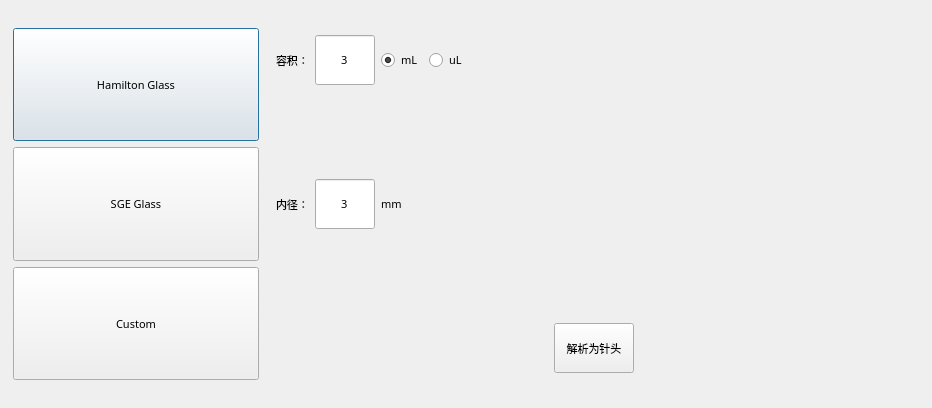
<?xml version="1.0" encoding="UTF-8"?>
<ui version="4.0">
 <class>NeedleSelection</class>
 <widget class="QDialog" name="NeedleSelection">
  <property name="geometry">
   <rect>
    <x>0</x>
    <y>0</y>
    <width>932</width>
    <height>408</height>
   </rect>
  </property>
  <property name="windowTitle">
   <string>Dialog</string>
  </property>
  <layout class="QGridLayout" name="gridLayout">
   <item row="0" column="0">
    <widget class="QWidget" name="widgetLeft" native="true">
     <property name="minimumSize">
      <size>
       <width>250</width>
       <height>356</height>
      </size>
     </property>
     <property name="maximumSize">
      <size>
       <width>250</width>
       <height>356</height>
      </size>
     </property>
     <property name="font">
      <font>
       <family>Microsoft YaHei</family>
       <pointsize>8</pointsize>
      </font>
     </property>
     <layout class="QVBoxLayout" name="verticalLayout">
      <property name="leftMargin">
       <number>2</number>
      </property>
      <property name="topMargin">
       <number>2</number>
      </property>
      <property name="rightMargin">
       <number>2</number>
      </property>
      <property name="bottomMargin">
       <number>2</number>
      </property>
      <item>
       <widget class="QPushButton" name="pushButton">
        <property name="sizePolicy">
         <sizepolicy hsizetype="Minimum" vsizetype="Preferred">
          <horstretch>0</horstretch>
          <verstretch>0</verstretch>
         </sizepolicy>
        </property>
        <property name="minimumSize">
         <size>
          <width>0</width>
          <height>70</height>
         </size>
        </property>
        <property name="font">
         <font>
          <family>Microsoft YaHei</family>
          <pointsize>8</pointsize>
         </font>
        </property>
        <property name="text">
         <string>Hamilton Glass</string>
        </property>
       </widget>
      </item>
      <item>
       <widget class="QPushButton" name="pushButton_2">
        <property name="sizePolicy">
         <sizepolicy hsizetype="Minimum" vsizetype="Preferred">
          <horstretch>0</horstretch>
          <verstretch>0</verstretch>
         </sizepolicy>
        </property>
        <property name="minimumSize">
         <size>
          <width>0</width>
          <height>70</height>
         </size>
        </property>
        <property name="font">
         <font>
          <family>Microsoft YaHei</family>
          <pointsize>8</pointsize>
         </font>
        </property>
        <property name="text">
         <string>SGE Glass</string>
        </property>
       </widget>
      </item>
      <item>
       <widget class="QPushButton" name="pushButton_3">
        <property name="sizePolicy">
         <sizepolicy hsizetype="Minimum" vsizetype="Preferred">
          <horstretch>0</horstretch>
          <verstretch>0</verstretch>
         </sizepolicy>
        </property>
        <property name="minimumSize">
         <size>
          <width>0</width>
          <height>70</height>
         </size>
        </property>
        <property name="font">
         <font>
          <family>Microsoft YaHei</family>
          <pointsize>8</pointsize>
         </font>
        </property>
        <property name="text">
         <string>Custom</string>
        </property>
       </widget>
      </item>
     </layout>
    </widget>
   </item>
   <item row="0" column="1">
    <widget class="QStackedWidget" name="stackedWidget">
     <property name="minimumSize">
      <size>
       <width>0</width>
       <height>356</height>
      </size>
     </property>
     <property name="maximumSize">
      <size>
       <width>16777215</width>
       <height>356</height>
      </size>
     </property>
     <property name="font">
      <font>
       <family>Microsoft YaHei</family>
       <pointsize>8</pointsize>
      </font>
     </property>
     <property name="currentIndex">
      <number>2</number>
     </property>
     <widget class="QWidget" name="page_Hamilton">
      <layout class="QGridLayout" name="gridLayout_3">
       <item row="0" column="0">
        <widget class="QPushButton" name="pushButton_22">
         <property name="minimumSize">
          <size>
           <width>100</width>
           <height>40</height>
          </size>
         </property>
         <property name="font">
          <font>
           <family>Arial</family>
           <pointsize>12</pointsize>
          </font>
         </property>
         <property name="text">
          <string>0.5uL (7000.5</string>
         </property>
        </widget>
       </item>
       <item row="0" column="1">
        <widget class="QPushButton" name="pushButton_21">
         <property name="minimumSize">
          <size>
           <width>100</width>
           <height>40</height>
          </size>
         </property>
         <property name="font">
          <font>
           <family>Arial</family>
           <pointsize>12</pointsize>
          </font>
         </property>
         <property name="text">
          <string>1uL (7001</string>
         </property>
        </widget>
       </item>
       <item row="0" column="2">
        <widget class="QPushButton" name="pushButton_20">
         <property name="minimumSize">
          <size>
           <width>100</width>
           <height>40</height>
          </size>
         </property>
         <property name="font">
          <font>
           <family>Arial</family>
           <pointsize>12</pointsize>
          </font>
         </property>
         <property name="text">
          <string>2uL(7002</string>
         </property>
        </widget>
       </item>
       <item row="1" column="0">
        <widget class="QPushButton" name="pushButton_19">
         <property name="minimumSize">
          <size>
           <width>100</width>
           <height>40</height>
          </size>
         </property>
         <property name="font">
          <font>
           <family>Arial</family>
           <pointsize>12</pointsize>
          </font>
         </property>
         <property name="text">
          <string>5uL(7105</string>
         </property>
        </widget>
       </item>
       <item row="1" column="1">
        <widget class="QPushButton" name="pushButton_25">
         <property name="minimumSize">
          <size>
           <width>100</width>
           <height>40</height>
          </size>
         </property>
         <property name="font">
          <font>
           <family>Arial</family>
           <pointsize>12</pointsize>
          </font>
         </property>
         <property name="text">
          <string>5uL(75</string>
         </property>
        </widget>
       </item>
       <item row="1" column="2">
        <widget class="QPushButton" name="pushButton_24">
         <property name="minimumSize">
          <size>
           <width>100</width>
           <height>40</height>
          </size>
         </property>
         <property name="font">
          <font>
           <family>Arial</family>
           <pointsize>12</pointsize>
          </font>
         </property>
         <property name="text">
          <string>10uL(701</string>
         </property>
        </widget>
       </item>
       <item row="2" column="0">
        <widget class="QPushButton" name="pushButton_4">
         <property name="minimumSize">
          <size>
           <width>100</width>
           <height>40</height>
          </size>
         </property>
         <property name="font">
          <font>
           <family>Arial</family>
           <pointsize>12</pointsize>
          </font>
         </property>
         <property name="text">
          <string>25uL(702</string>
         </property>
        </widget>
       </item>
       <item row="2" column="1">
        <widget class="QPushButton" name="pushButton_23">
         <property name="minimumSize">
          <size>
           <width>100</width>
           <height>40</height>
          </size>
         </property>
         <property name="font">
          <font>
           <family>Arial</family>
           <pointsize>12</pointsize>
          </font>
         </property>
         <property name="text">
          <string>50uL(705</string>
         </property>
        </widget>
       </item>
       <item row="2" column="2">
        <widget class="QPushButton" name="pushButton_5">
         <property name="minimumSize">
          <size>
           <width>100</width>
           <height>40</height>
          </size>
         </property>
         <property name="font">
          <font>
           <family>Arial</family>
           <pointsize>12</pointsize>
          </font>
         </property>
         <property name="text">
          <string>100uL(710</string>
         </property>
        </widget>
       </item>
       <item row="3" column="0">
        <widget class="QPushButton" name="pushButton_6">
         <property name="minimumSize">
          <size>
           <width>100</width>
           <height>40</height>
          </size>
         </property>
         <property name="font">
          <font>
           <family>Arial</family>
           <pointsize>12</pointsize>
          </font>
         </property>
         <property name="text">
          <string>250uL(725</string>
         </property>
        </widget>
       </item>
       <item row="3" column="1">
        <widget class="QPushButton" name="pushButton_7">
         <property name="minimumSize">
          <size>
           <width>100</width>
           <height>40</height>
          </size>
         </property>
         <property name="font">
          <font>
           <family>Arial</family>
           <pointsize>12</pointsize>
          </font>
         </property>
         <property name="text">
          <string>500uL(750</string>
         </property>
        </widget>
       </item>
       <item row="3" column="2">
        <widget class="QPushButton" name="pushButton_8">
         <property name="minimumSize">
          <size>
           <width>100</width>
           <height>40</height>
          </size>
         </property>
         <property name="font">
          <font>
           <family>Arial</family>
           <pointsize>12</pointsize>
          </font>
         </property>
         <property name="text">
          <string>1mL(1001</string>
         </property>
        </widget>
       </item>
       <item row="4" column="0">
        <widget class="QPushButton" name="pushButton_9">
         <property name="minimumSize">
          <size>
           <width>100</width>
           <height>40</height>
          </size>
         </property>
         <property name="font">
          <font>
           <family>Arial</family>
           <pointsize>12</pointsize>
          </font>
         </property>
         <property name="text">
          <string>2.5mL(1002</string>
         </property>
        </widget>
       </item>
       <item row="4" column="1">
        <widget class="QPushButton" name="pushButton_10">
         <property name="minimumSize">
          <size>
           <width>100</width>
           <height>40</height>
          </size>
         </property>
         <property name="font">
          <font>
           <family>Arial</family>
           <pointsize>12</pointsize>
          </font>
         </property>
         <property name="text">
          <string>5mL(1005</string>
         </property>
        </widget>
       </item>
       <item row="4" column="2">
        <widget class="QPushButton" name="pushButton_11">
         <property name="minimumSize">
          <size>
           <width>100</width>
           <height>40</height>
          </size>
         </property>
         <property name="font">
          <font>
           <family>Arial</family>
           <pointsize>12</pointsize>
          </font>
         </property>
         <property name="text">
          <string>10mL(1010</string>
         </property>
        </widget>
       </item>
       <item row="5" column="0">
        <widget class="QPushButton" name="pushButton_12">
         <property name="minimumSize">
          <size>
           <width>100</width>
           <height>40</height>
          </size>
         </property>
         <property name="font">
          <font>
           <family>Arial</family>
           <pointsize>12</pointsize>
          </font>
         </property>
         <property name="text">
          <string>25mL(1025</string>
         </property>
        </widget>
       </item>
       <item row="5" column="1">
        <widget class="QPushButton" name="pushButton_13">
         <property name="minimumSize">
          <size>
           <width>100</width>
           <height>40</height>
          </size>
         </property>
         <property name="font">
          <font>
           <family>Arial</family>
           <pointsize>12</pointsize>
          </font>
         </property>
         <property name="text">
          <string>50mL(1050</string>
         </property>
        </widget>
       </item>
       <item row="6" column="1">
        <widget class="QLabel" name="label_5">
         <property name="text">
          <string/>
         </property>
        </widget>
       </item>
      </layout>
     </widget>
     <widget class="QWidget" name="page_SGE">
      <layout class="QGridLayout" name="gridLayout_2">
       <item row="1" column="2">
        <widget class="QPushButton" name="pushButton_16">
         <property name="sizePolicy">
          <sizepolicy hsizetype="Preferred" vsizetype="Preferred">
           <horstretch>0</horstretch>
           <verstretch>0</verstretch>
          </sizepolicy>
         </property>
         <property name="minimumSize">
          <size>
           <width>180</width>
           <height>39</height>
          </size>
         </property>
         <property name="maximumSize">
          <size>
           <width>180</width>
           <height>39</height>
          </size>
         </property>
         <property name="font">
          <font>
           <family>Arial</family>
           <pointsize>14</pointsize>
          </font>
         </property>
         <property name="text">
          <string>25uL-0.802mm</string>
         </property>
        </widget>
       </item>
       <item row="0" column="1">
        <widget class="QPushButton" name="pushButton_28">
         <property name="sizePolicy">
          <sizepolicy hsizetype="Preferred" vsizetype="Preferred">
           <horstretch>0</horstretch>
           <verstretch>0</verstretch>
          </sizepolicy>
         </property>
         <property name="minimumSize">
          <size>
           <width>180</width>
           <height>39</height>
          </size>
         </property>
         <property name="maximumSize">
          <size>
           <width>180</width>
           <height>39</height>
          </size>
         </property>
         <property name="font">
          <font>
           <family>Arial</family>
           <pointsize>14</pointsize>
          </font>
         </property>
         <property name="text">
          <string>1uL-0.150mm</string>
         </property>
        </widget>
       </item>
       <item row="0" column="2">
        <widget class="QPushButton" name="pushButton_26">
         <property name="sizePolicy">
          <sizepolicy hsizetype="Preferred" vsizetype="Preferred">
           <horstretch>0</horstretch>
           <verstretch>0</verstretch>
          </sizepolicy>
         </property>
         <property name="minimumSize">
          <size>
           <width>180</width>
           <height>39</height>
          </size>
         </property>
         <property name="maximumSize">
          <size>
           <width>180</width>
           <height>39</height>
          </size>
         </property>
         <property name="font">
          <font>
           <family>Arial</family>
           <pointsize>14</pointsize>
          </font>
         </property>
         <property name="text">
          <string>2uL-0.200mm</string>
         </property>
        </widget>
       </item>
       <item row="1" column="0">
        <widget class="QPushButton" name="pushButton_14">
         <property name="sizePolicy">
          <sizepolicy hsizetype="Preferred" vsizetype="Preferred">
           <horstretch>0</horstretch>
           <verstretch>0</verstretch>
          </sizepolicy>
         </property>
         <property name="minimumSize">
          <size>
           <width>180</width>
           <height>39</height>
          </size>
         </property>
         <property name="maximumSize">
          <size>
           <width>180</width>
           <height>39</height>
          </size>
         </property>
         <property name="font">
          <font>
           <family>Arial</family>
           <pointsize>14</pointsize>
          </font>
         </property>
         <property name="text">
          <string>5uL-0.350mm</string>
         </property>
        </widget>
       </item>
       <item row="0" column="0">
        <widget class="QPushButton" name="pushButton_27">
         <property name="sizePolicy">
          <sizepolicy hsizetype="Preferred" vsizetype="Preferred">
           <horstretch>0</horstretch>
           <verstretch>0</verstretch>
          </sizepolicy>
         </property>
         <property name="minimumSize">
          <size>
           <width>180</width>
           <height>39</height>
          </size>
         </property>
         <property name="maximumSize">
          <size>
           <width>180</width>
           <height>39</height>
          </size>
         </property>
         <property name="font">
          <font>
           <family>Arial</family>
           <pointsize>14</pointsize>
          </font>
         </property>
         <property name="text">
          <string>0.5uL-0.100mm</string>
         </property>
        </widget>
       </item>
       <item row="1" column="1">
        <widget class="QPushButton" name="pushButton_15">
         <property name="sizePolicy">
          <sizepolicy hsizetype="Preferred" vsizetype="Preferred">
           <horstretch>0</horstretch>
           <verstretch>0</verstretch>
          </sizepolicy>
         </property>
         <property name="minimumSize">
          <size>
           <width>180</width>
           <height>39</height>
          </size>
         </property>
         <property name="maximumSize">
          <size>
           <width>180</width>
           <height>39</height>
          </size>
         </property>
         <property name="font">
          <font>
           <family>Arial</family>
           <pointsize>14</pointsize>
          </font>
         </property>
         <property name="text">
          <string>10uL-0.500mm</string>
         </property>
        </widget>
       </item>
       <item row="2" column="0">
        <widget class="QPushButton" name="pushButton_17">
         <property name="sizePolicy">
          <sizepolicy hsizetype="Preferred" vsizetype="Preferred">
           <horstretch>0</horstretch>
           <verstretch>0</verstretch>
          </sizepolicy>
         </property>
         <property name="minimumSize">
          <size>
           <width>180</width>
           <height>39</height>
          </size>
         </property>
         <property name="maximumSize">
          <size>
           <width>180</width>
           <height>39</height>
          </size>
         </property>
         <property name="font">
          <font>
           <family>Arial</family>
           <pointsize>14</pointsize>
          </font>
         </property>
         <property name="text">
          <string>50uL-1.102mm</string>
         </property>
        </widget>
       </item>
       <item row="2" column="1">
        <widget class="QPushButton" name="pushButton_18">
         <property name="sizePolicy">
          <sizepolicy hsizetype="Preferred" vsizetype="Preferred">
           <horstretch>0</horstretch>
           <verstretch>0</verstretch>
          </sizepolicy>
         </property>
         <property name="minimumSize">
          <size>
           <width>180</width>
           <height>39</height>
          </size>
         </property>
         <property name="maximumSize">
          <size>
           <width>180</width>
           <height>39</height>
          </size>
         </property>
         <property name="font">
          <font>
           <family>Arial</family>
           <pointsize>14</pointsize>
          </font>
         </property>
         <property name="text">
          <string>100uL-1.598mm</string>
         </property>
        </widget>
       </item>
       <item row="3" column="0">
        <spacer name="verticalSpacer">
         <property name="orientation">
          <enum>Qt::Vertical</enum>
         </property>
         <property name="sizeHint" stdset="0">
          <size>
           <width>20</width>
           <height>40</height>
          </size>
         </property>
        </spacer>
       </item>
      </layout>
     </widget>
     <widget class="QWidget" name="page_custom">
      <layout class="QVBoxLayout" name="verticalLayout_3">
       <item>
        <layout class="QHBoxLayout" name="horizontalLayout">
         <item>
          <widget class="QLabel" name="label_12">
           <property name="font">
            <font>
             <family>Microsoft YaHei</family>
             <pointsize>8</pointsize>
            </font>
           </property>
           <property name="text">
            <string>容积：</string>
           </property>
          </widget>
         </item>
         <item>
          <widget class="Custom_LineEdit" name="lineEdit_volume">
           <property name="minimumSize">
            <size>
             <width>60</width>
             <height>50</height>
            </size>
           </property>
           <property name="maximumSize">
            <size>
             <width>60</width>
             <height>16777215</height>
            </size>
           </property>
           <property name="font">
            <font>
             <family>Microsoft YaHei</family>
             <pointsize>8</pointsize>
            </font>
           </property>
           <property name="text">
            <string>3</string>
           </property>
           <property name="alignment">
            <set>Qt::AlignCenter</set>
           </property>
          </widget>
         </item>
         <item>
          <widget class="QRadioButton" name="radioButton_mL">
           <property name="font">
            <font>
             <family>Microsoft YaHei</family>
             <pointsize>8</pointsize>
            </font>
           </property>
           <property name="text">
            <string>mL</string>
           </property>
           <property name="checked">
            <bool>true</bool>
           </property>
          </widget>
         </item>
         <item>
          <widget class="QRadioButton" name="radioButton_uL">
           <property name="sizePolicy">
            <sizepolicy hsizetype="Expanding" vsizetype="Fixed">
             <horstretch>0</horstretch>
             <verstretch>0</verstretch>
            </sizepolicy>
           </property>
           <property name="font">
            <font>
             <family>Microsoft YaHei</family>
             <pointsize>8</pointsize>
            </font>
           </property>
           <property name="text">
            <string>uL</string>
           </property>
           <property name="checked">
            <bool>false</bool>
           </property>
          </widget>
         </item>
        </layout>
       </item>
       <item>
        <layout class="QHBoxLayout" name="horizontalLayout_2">
         <item>
          <widget class="QLabel" name="label_11">
           <property name="font">
            <font>
             <family>Microsoft YaHei</family>
             <pointsize>8</pointsize>
            </font>
           </property>
           <property name="text">
            <string>内径：</string>
           </property>
          </widget>
         </item>
         <item>
          <widget class="Custom_LineEdit" name="lineEdit_diameter">
           <property name="minimumSize">
            <size>
             <width>60</width>
             <height>50</height>
            </size>
           </property>
           <property name="maximumSize">
            <size>
             <width>60</width>
             <height>16777215</height>
            </size>
           </property>
           <property name="font">
            <font>
             <family>Microsoft YaHei</family>
             <pointsize>8</pointsize>
            </font>
           </property>
           <property name="text">
            <string>3</string>
           </property>
           <property name="alignment">
            <set>Qt::AlignCenter</set>
           </property>
          </widget>
         </item>
         <item>
          <widget class="QLabel" name="label_13">
           <property name="sizePolicy">
            <sizepolicy hsizetype="Expanding" vsizetype="Preferred">
             <horstretch>0</horstretch>
             <verstretch>0</verstretch>
            </sizepolicy>
           </property>
           <property name="minimumSize">
            <size>
             <width>0</width>
             <height>50</height>
            </size>
           </property>
           <property name="font">
            <font>
             <family>Microsoft YaHei</family>
             <pointsize>8</pointsize>
            </font>
           </property>
           <property name="text">
            <string>mm</string>
           </property>
          </widget>
         </item>
        </layout>
       </item>
       <item>
        <layout class="QHBoxLayout" name="horizontalLayout_3">
         <item>
          <spacer name="horizontalSpacer">
           <property name="font">
            <font>
             <family>Microsoft YaHei</family>
             <pointsize>8</pointsize>
            </font>
           </property>
           <property name="orientation">
            <enum>Qt::Horizontal</enum>
           </property>
           <property name="sizeHint" stdset="0">
            <size>
             <width>40</width>
             <height>20</height>
            </size>
           </property>
          </spacer>
         </item>
         <item>
          <widget class="QPushButton" name="pushButton_cal">
           <property name="minimumSize">
            <size>
             <width>0</width>
             <height>50</height>
            </size>
           </property>
           <property name="font">
            <font>
             <family>Microsoft YaHei</family>
             <pointsize>8</pointsize>
            </font>
           </property>
           <property name="text">
            <string>解析为针头</string>
           </property>
           <property name="icon">
            <iconset resource="../PadUI.qrc">
             <normaloff>:/icons/qrcs/icons/refresh.png</normaloff>:/icons/qrcs/icons/refresh.png</iconset>
           </property>
           <property name="iconSize">
            <size>
             <width>40</width>
             <height>40</height>
            </size>
           </property>
          </widget>
         </item>
         <item>
          <spacer name="horizontalSpacer_2">
           <property name="font">
            <font>
             <family>Microsoft YaHei</family>
             <pointsize>8</pointsize>
            </font>
           </property>
           <property name="orientation">
            <enum>Qt::Horizontal</enum>
           </property>
           <property name="sizeHint" stdset="0">
            <size>
             <width>40</width>
             <height>20</height>
            </size>
           </property>
          </spacer>
         </item>
        </layout>
       </item>
      </layout>
     </widget>
    </widget>
   </item>
  </layout>
 </widget>
 <customwidgets>
  <customwidget>
   <class>Custom_LineEdit</class>
   <extends>QLineEdit</extends>
   <header location="global">custom_lineedit.h</header>
  </customwidget>
 </customwidgets>
 <resources>
  <include location="../PadUI.qrc"/>
 </resources>
 <connections/>
</ui>
